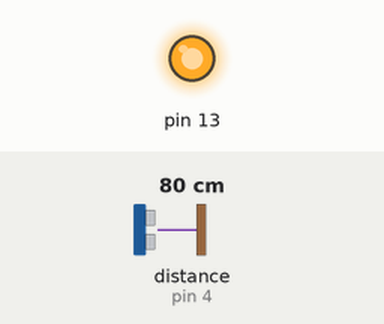
Bench run of a sketch on a simulated Arduino Uno, built with avr-gcc and run on an emulated ATmega328P. Parts: output pins drawn as LEDs (lit = HIGH). Wiring (inferred from the names in the program): ultrasonic range finder: trigger pin 2; echo pin 4. Inputs (shaded band) come from the test bench; at power-on: distance to the obstacle (sensor on pin 4) 80 cm. The echo pulse lasts 58.3 µs per cm; pins used as bus, display or sensor lines are not drawn; what the sketch prints to the serial monitor is not drawn.

Above: at 0.1 s.
Timing chart, 0 to 1.6 s (numbered marks = the images above):
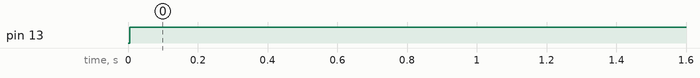

Measured:
- by itself, pin 13: LOW → HIGH at 0.01 s

The sketch:

coche_loco.ino
```cpp
#define trigPin 2
#define echoPin 4
int duration, distance;
void setup(){
 Serial.begin (9600);
  pinMode(trigPin, OUTPUT);
  pinMode(echoPin, INPUT);
  pinMode(13, OUTPUT);
}

void loop(){

  digitalWrite(trigPin,HIGH);
  delayMicroseconds(100);
  digitalWrite(trigPin,LOW);
  duration = pulseIn(echoPin, HIGH);
  distance= duration/58.2;

   if (distance<0) {
     digitalWrite(13,LOW);
   }
   else{
     digitalWrite(13,HIGH);
   }
  Serial.println(distance);
  delay(100);


}
```
